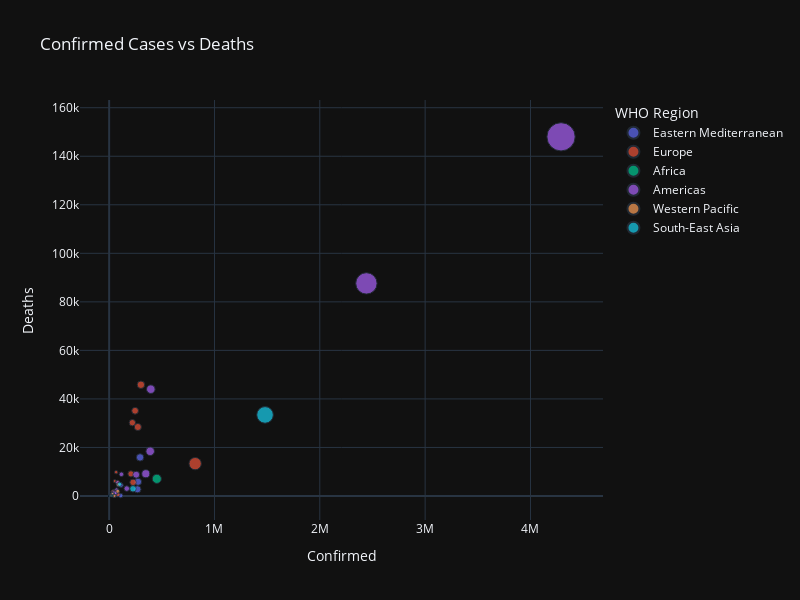

Here is the notebook cell this chart was saved with:
### Code cell
#confirmed cases vs deaths(who region as colors)
fig = px.scatter(df, x="Confirmed", y="Deaths", color='WHO Region', size ="Confirmed",
    title = "Confirmed Cases vs Deaths", template='plotly_dark', height=600, width=800,
    hover_name='Country/Region')
fig.show()

### Figure 1 — Plotly figure (JSON) as saved in the notebook; plotly's stock layout.template omitted (floating-point values rounded to 4 significant figures)
{"data": [{"hovertemplate": "<b>%{hovertext}</b><br><br>WHO Region=Eastern Mediterranean<br>Confirmed=%{marker.size}<br>Deaths=%{y}<extra></extra>", "hovertext": ["Afghanistan", "Bahrain", "Djibouti", "Egypt", "Iran", "Iraq", "Jordan", "Kuwait", "Lebanon", "Libya", "Morocco", "Oman", "Pakistan", "Qatar", "Saudi Arabia", "Somalia", "Sudan", "Syria", "Tunisia", "United Arab Emirates", "West Bank and Gaza", "Yemen"], "legendgroup": "Eastern Mediterranean", "marker": {"color": "#636efa", "size": [36263, 39482, 5059, 92482, 293606, 112585, 1176, 64379, 3882, 2827, 20887, 77058, 274289, 109597, 268934, 3196, 11424, 674, 1455, 59177, 10621, 1691], "sizemode": "area", "sizeref": 10730.0, "symbol": "circle"}, "mode": "markers", "name": "Eastern Mediterranean", "orientation": "v", "showlegend": true, "type": "scatter", "x": [36263, 39482, 5059, 92482, 293606, 112585, 1176, 64379, 3882, 2827, 20887, 77058, 274289, 109597, 268934, 3196, 11424, 674, 1455, 59177, 10621, 1691], "xaxis": "x", "y": [1269, 141, 58, 4652, 15912, 4458, 11, 438, 51, 64, 316, 393, 5842, 165, 2760, 93, 720, 40, 50, 345, 78, 483], "yaxis": "y"}, {"hovertemplate": "<b>%{hovertext}</b><br><br>WHO Region=Europe<br>Confirmed=%{marker.size}<br>Deaths=%{y}<extra></extra>", "hovertext": ["Albania", "Andorra", "Armenia", "Austria", "Azerbaijan", "Belarus", "Belgium", "Bosnia and Herzegovina", "Bulgaria", "Croatia", "Cyprus", "Czechia", "Denmark", "Estonia", "Finland", "France", "Georgia", "Germany", "Greece", "Greenland", "Holy See", "Hungary", "Iceland", "Ireland", "Israel", "Italy", "Kazakhstan", "Kosovo", "Kyrgyzstan", "Latvia", "Liechtenstein", "Lithuania", "Luxembourg", "Malta", "Moldova", "Monaco", "Montenegro", "Netherlands", "North Macedonia", "Norway", "Poland", "Portugal", "Romania", "Russia", "San Marino", "Serbia", "Slovakia", "Slovenia", "Spain", "Sweden", "Switzerland", "Tajikistan", "Turkey", "Ukraine", "United Kingdom", "Uzbekistan"], "legendgroup": "Europe", "marker": {"color": "#EF553B", "size": [4880, 907, 37390, 20558, 30446, 67251, 66428, 10498, 10621, 4881, 1060, 15516, 13761, 2034, 7398, 220352, 1137, 207112, 4227, 14, 12, 4448, 1854, 25892, 63985, 246286, 84648, 7413, 33296, 1219, 86, 2019, 6321, 701, 23154, 116, 2893, 53413, 10213, 9132, 43402, 50299, 45902, 816680, 699, 24141, 2181, 2087, 272421, 79395, 34477, 7235, 227019, 67096, 301708, 21209], "sizemode": "area", "sizeref": 10730.0, "symbol": "circle"}, "mode": "markers", "name": "Europe", "orientation": "v", "showlegend": true, "type": "scatter", "x": [4880, 907, 37390, 20558, 30446, 67251, 66428, 10498, 10621, 4881, 1060, 15516, 13761, 2034, 7398, 220352, 1137, 207112, 4227, 14, 12, 4448, 1854, 25892, 63985, 246286, 84648, 7413, 33296, 1219, 86, 2019, 6321, 701, 23154, 116, 2893, 53413, 10213, 9132, 43402, 50299, 45902, 816680, 699, 24141, 2181, 2087, 272421, 79395, 34477, 7235, 227019, 67096, 301708, 21209], "xaxis": "x", "y": [144, 52, 711, 713, 423, 538, 9822, 294, 347, 139, 19, 373, 613, 69, 329, 30212, 16, 9125, 202, 0, 0, 596, 10, 1764, 474, 35112, 585, 185, 1301, 31, 1, 80, 112, 9, 748, 4, 45, 6160, 466, 255, 1676, 1719, 2206, 13334, 42, 543, 28, 116, 28432, 5700, 1978, 60, 5630, 1636, 45844, 121], "yaxis": "y"}, {"hovertemplate": "<b>%{hovertext}</b><br><br>WHO Region=Africa<br>Confirmed=%{marker.size}<br>Deaths=%{y}<extra></extra>", "hovertext": ["Algeria", "Angola", "Benin", "Botswana", "Burkina Faso", "Burundi", "Cabo Verde", "Cameroon", "Central African Republic", "Chad", "Comoros", "Congo (Brazzaville)", "Congo (Kinshasa)", "Cote d'Ivoire", "Equatorial Guinea", "Eritrea", "Eswatini", "Ethiopia", "Gabon", "Gambia", "Ghana", "Guinea", "Guinea-Bissau", "Kenya", "Lesotho", "Liberia", "Madagascar", "Malawi", "Mali", "Mauritania", "Mauritius", "Mozambique", "Namibia", "Niger", "Nigeria", "Rwanda", "Sao Tome and Principe", "Senegal", "Seychelles", "Sierra Leone", "South Africa", "South Sudan", "Tanzania", "Togo", "Uganda", "Western Sahara", "Zambia", "Zimbabwe"], "legendgroup": "Africa", "marker": {"color": "#00cc96", "size": [27973, 950, 1770, 739, 1100, 378, 2328, 17110, 4599, 922, 354, 3200, 8844, 15655, 3071, 265, 2316, 14547, 7189, 326, 33624, 7055, 1954, 17975, 505, 1167, 9690, 3664, 2513, 6208, 344, 1701, 1843, 1132, 41180, 1879, 865, 9764, 114, 1783, 452529, 2305, 509, 874, 1128, 10, 4552, 2704], "sizemode": "area", "sizeref": 10730.0, "symbol": "circle"}, "mode": "markers", "name": "Africa", "orientation": "v", "showlegend": true, "type": "scatter", "x": [27973, 950, 1770, 739, 1100, 378, 2328, 17110, 4599, 922, 354, 3200, 8844, 15655, 3071, 265, 2316, 14547, 7189, 326, 33624, 7055, 1954, 17975, 505, 1167, 9690, 3664, 2513, 6208, 344, 1701, 1843, 1132, 41180, 1879, 865, 9764, 114, 1783, 452529, 2305, 509, 874, 1128, 10, 4552, 2704], "xaxis": "x", "y": [1163, 41, 35, 2, 53, 1, 22, 391, 59, 75, 7, 54, 208, 96, 51, 0, 34, 228, 49, 8, 168, 45, 26, 285, 12, 72, 91, 99, 124, 156, 10, 11, 8, 69, 860, 5, 14, 194, 0, 66, 7067, 46, 21, 18, 2, 1, 140, 36], "yaxis": "y"}, {"hovertemplate": "<b>%{hovertext}</b><br><br>WHO Region=Americas<br>Confirmed=%{marker.size}<br>Deaths=%{y}<extra></extra>", "hovertext": ["Antigua and Barbuda", "Argentina", "Bahamas", "Barbados", "Belize", "Bolivia", "Brazil", "Canada", "Chile", "Colombia", "Costa Rica", "Cuba", "Dominica", "Dominican Republic", "Ecuador", "El Salvador", "Grenada", "Guatemala", "Guyana", "Haiti", "Honduras", "Jamaica", "Mexico", "Nicaragua", "Panama", "Paraguay", "Peru", "Saint Kitts and Nevis", "Saint Lucia", "Saint Vincent and the Grenadines", "Suriname", "Trinidad and Tobago", "US", "Uruguay", "Venezuela"], "legendgroup": "Americas", "marker": {"color": "#ab63fa", "size": [86, 167416, 382, 110, 48, 71181, 2442375, 116458, 347923, 257101, 15841, 2532, 18, 64156, 81161, 15035, 23, 45309, 389, 7340, 39741, 853, 395489, 3439, 61442, 4548, 389717, 17, 24, 52, 1483, 148, 4290259, 1202, 15988], "sizemode": "area", "sizeref": 10730.0, "symbol": "circle"}, "mode": "markers", "name": "Americas", "orientation": "v", "showlegend": true, "type": "scatter", "x": [86, 167416, 382, 110, 48, 71181, 2442375, 116458, 347923, 257101, 15841, 2532, 18, 64156, 81161, 15035, 23, 45309, 389, 7340, 39741, 853, 395489, 3439, 61442, 4548, 389717, 17, 24, 52, 1483, 148, 4290259, 1202, 15988], "xaxis": "x", "y": [3, 3059, 11, 7, 2, 2647, 87618, 8944, 9187, 8777, 115, 87, 0, 1083, 5532, 408, 0, 1761, 20, 158, 1166, 10, 44022, 108, 1322, 43, 18418, 0, 0, 0, 24, 8, 148011, 35, 146], "yaxis": "y"}, {"hovertemplate": "<b>%{hovertext}</b><br><br>WHO Region=Western Pacific<br>Confirmed=%{marker.size}<br>Deaths=%{y}<extra></extra>", "hovertext": ["Australia", "Brunei", "Cambodia", "China", "Fiji", "Japan", "Laos", "Malaysia", "Mongolia", "New Zealand", "Papua New Guinea", "Philippines", "Singapore", "South Korea", "Taiwan*", "Vietnam"], "legendgroup": "Western Pacific", "marker": {"color": "#FFA15A", "size": [15303, 141, 226, 86783, 27, 31142, 20, 8904, 289, 1557, 62, 82040, 50838, 14203, 462, 431], "sizemode": "area", "sizeref": 10730.0, "symbol": "circle"}, "mode": "markers", "name": "Western Pacific", "orientation": "v", "showlegend": true, "type": "scatter", "x": [15303, 141, 226, 86783, 27, 31142, 20, 8904, 289, 1557, 62, 82040, 50838, 14203, 462, 431], "xaxis": "x", "y": [167, 3, 0, 4656, 0, 998, 0, 124, 0, 22, 0, 1945, 27, 300, 7, 0], "yaxis": "y"}, {"hovertemplate": "<b>%{hovertext}</b><br><br>WHO Region=South-East Asia<br>Confirmed=%{marker.size}<br>Deaths=%{y}<extra></extra>", "hovertext": ["Bangladesh", "Bhutan", "Burma", "India", "Indonesia", "Maldives", "Nepal", "Sri Lanka", "Thailand", "Timor-Leste"], "legendgroup": "South-East Asia", "marker": {"color": "#19d3f3", "size": [226225, 99, 350, 1480073, 100303, 3369, 18752, 2805, 3297, 24], "sizemode": "area", "sizeref": 10730.0, "symbol": "circle"}, "mode": "markers", "name": "South-East Asia", "orientation": "v", "showlegend": true, "type": "scatter", "x": [226225, 99, 350, 1480073, 100303, 3369, 18752, 2805, 3297, 24], "xaxis": "x", "y": [2965, 0, 6, 33408, 4838, 15, 48, 11, 58, 0], "yaxis": "y"}], "layout": {"height": 600, "legend": {"itemsizing": "constant", "title": {"text": "WHO Region"}, "tracegroupgap": 0}, "title": {"text": "Confirmed Cases vs Deaths"}, "width": 800, "xaxis": {"anchor": "y", "domain": [0, 1], "title": {"text": "Confirmed"}}, "yaxis": {"anchor": "x", "domain": [0, 1], "title": {"text": "Deaths"}}}}
